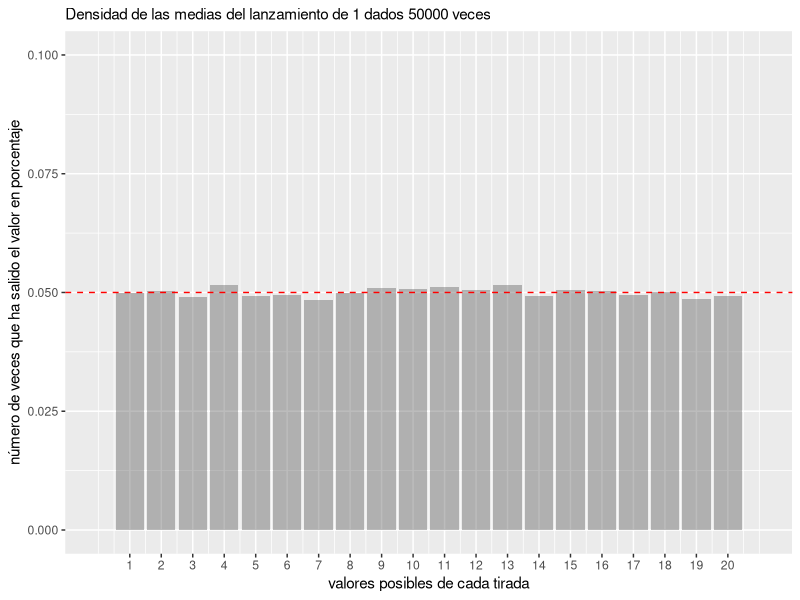
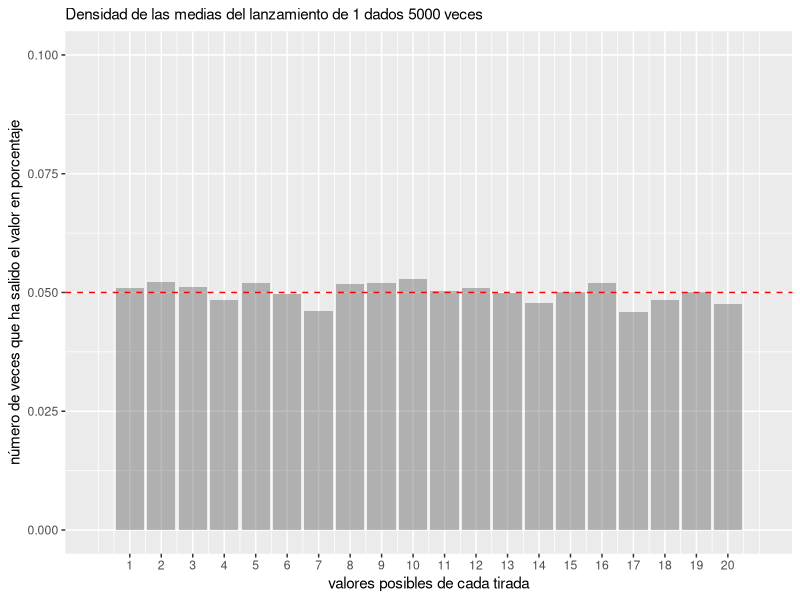
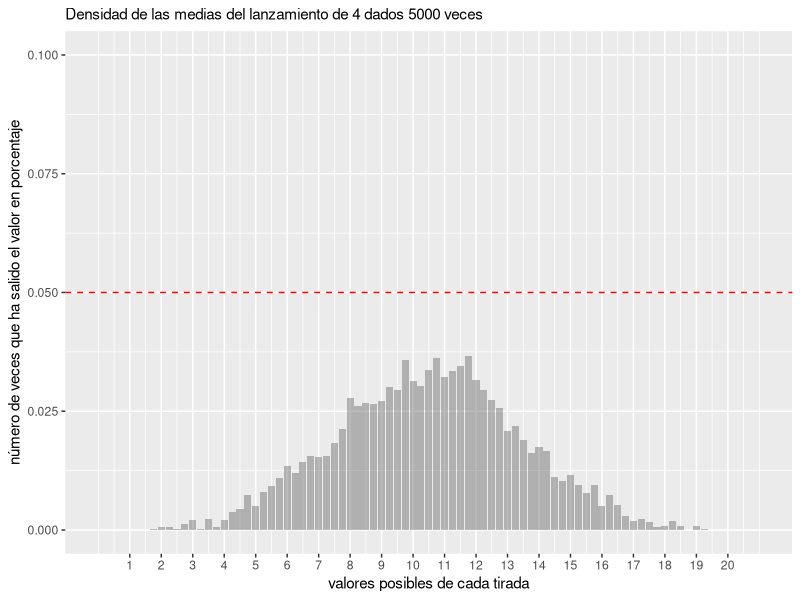
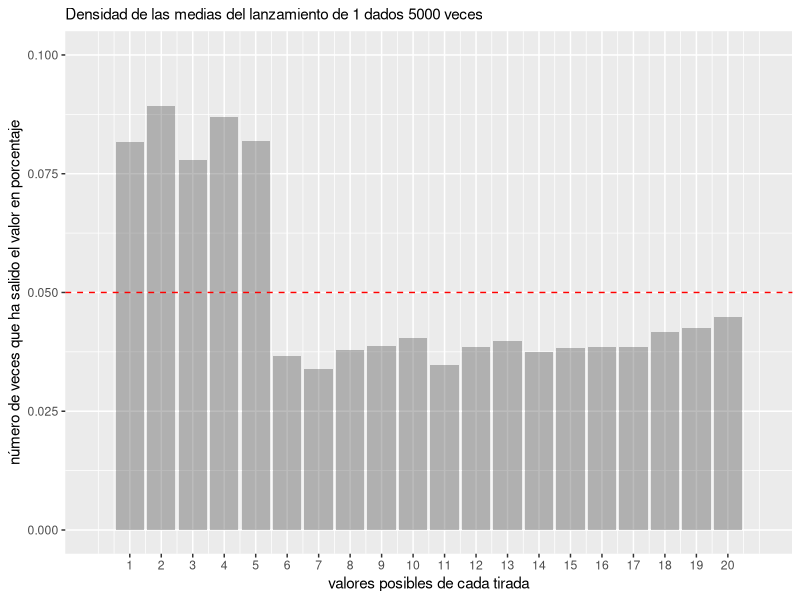
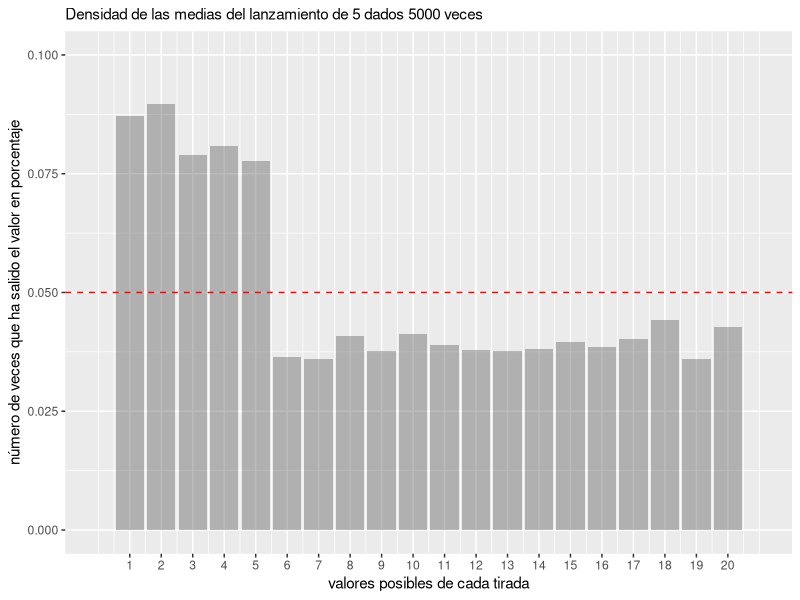

The R script that drew these images, in order:
## ---- chunk 1
# Carga paquetes necesarios
require(ggplot2)
require(stringr)
require(plyr)

## ---- chunk 2
# Crea la función aquí

# m = numero de veces lanzado el dado
# n = numero de dados lanzados
roll <- function(m, n){
  set.seed(1234)
  means <- plyr::ldply(1:m, function(x){
    return(mean(sample(1:20, n, replace = TRUE)))
  }) 
}

## ---- chunk 3
# Crea el gráfico aquí

# Lanzamiento de 1 dado 10.000 veces
n_ <- 1
m_ <- 50000

g <- ggplot(roll(m = m_, n = n_),
            mapping = aes(x = V1)) +
  labs(
    subtitle = str_interp('Densidad de las medias del lanzamiento de ${n_} dados ${m_} veces'),
    x = 'valores posibles de cada tirada',
    y = 'número de veces que ha salido el valor en porcentaje'
  ) +
  geom_bar(aes(y = ..prop..), alpha = 0.4) +
  scale_x_continuous(
    breaks = 1:20,
    lim =  c(0, 21)
  ) +
  lims(
    y = c(0,0.1)
  ) +
  geom_hline(yintercept = 0.05, linetype = "dashed", color = "red")

g


## ---- chunk 4
# Crea el gráfico aquí

n_2 <- 1
m_2 <- 5000

g2 <- ggplot(roll(m = m_2, n = n_2),
            mapping = aes(x = V1)) +
  labs(
    subtitle = str_interp('Densidad de las medias del lanzamiento de ${n_2} dados ${m_2} veces'),
    x = 'valores posibles de cada tirada',
    y = 'número de veces que ha salido el valor en porcentaje'
  ) +
  geom_bar(aes(y = ..prop..), alpha = 0.4) +
  scale_x_continuous(
    breaks = 1:20,
    lim =  c(0, 21)
  ) +
  lims(
    y = c(0,0.1)
  ) +
  geom_hline(yintercept = 0.05, linetype = "dashed", color = "red")

g2


## ---- chunk 5
# Crea el gráfico aquí

n_3 <- 4
m_3 <- 5000

g3 <- ggplot(roll(m = m_3, n = n_3),
            mapping = aes(x = V1)) +
  labs(
    subtitle = str_interp('Densidad de las medias del lanzamiento de ${n_3} dados ${m_3} veces'),
    x = 'valores posibles de cada tirada',
    y = 'número de veces que ha salido el valor en porcentaje'
  ) +
  geom_bar(aes(y = ..prop..), alpha = 0.4) +
  scale_x_continuous(
    breaks = 1:20,
    lim =  c(0, 21)
  ) +
  lims(
    y = c(0,0.1)
  ) +
  geom_hline(yintercept = 0.05, linetype = "dashed", color = "red")

g3

## ---- chunk 6
print("Ambos escenarios son probables, pues con un número de lanzamientos tan elevado, ambos tenderán a buscar un valor promedio cercano de 10. Si tenemos que argumentar ambos escenarios, en el primero, podremos visualizar mayor variabilidad, pues cada tirada depende de un único dado, mientras que en el escenario dos tenderá a apuntalarse los resultados, siendo más estables y concentrada alrededor del valor esperado. Dicho esto, el escenario sería más probable ya que la suma de las puntuaciones es más estable y superior al valor requerido de promedio superior a 5.")

## ---- chunk 7
# Crea la función aquí

loaded_dice <- function(n = 1) {
  faces <- 1:20
  probabilities <- c(rep(2/25, 5), rep(1/25, 15))
  result <- sample(faces, size = n, replace = TRUE, prob = probabilities)
  
  # Devolvuelve un dataframe
  return(data.frame(V1 = result))
}



loaded_dice5 <- function(n = 5) {
  faces <- 1:20
  probabilities <- c(rep(2/25, 5), rep(1/25, 15))
  result <- sample(faces, size = n, replace = TRUE, prob = probabilities)
  
  # Devolvuelve un dataframe
  return(data.frame(V1 = result))
}


## ---- chunk 8
# Crea el gráfico aquí

n_t <- 1
m_t <- 5000

# Convertierte a dataframe
dados_trucados <- data.frame(V1 = loaded_dice(m_t))

# gráfico
d_trucado <- ggplot(dados_trucados,
            mapping = aes(x = V1)) +
  labs(
    subtitle = str_interp('Densidad de las medias del lanzamiento de ${n_t} dados ${m_t} veces'),
    x = 'valores posibles de cada tirada',
    y = 'número de veces que ha salido el valor en porcentaje'
  ) +
  geom_bar(aes(y = ..prop..), alpha = 0.4) +
  scale_x_continuous(
    breaks = 1:20,
    lim =  c(0, 21)
  ) +
  lims(
    y = c(0,0.1)
  ) +
  geom_hline(yintercept = 0.05, linetype = "dashed", color = "red")

# Mostrar gráfico
d_trucado


## ---- chunk 9
# Crea el gráfico aquí

n_t5 <- 5
m_t5 <- 5000

# Obtener resultados del dado trucado y convertirlo a dataframe
dados_trucados <- data.frame(V1 = loaded_dice5(m_t5))

# Crear gráfico
d_trucado5 <- ggplot(dados_trucados,
            mapping = aes(x = V1)) +
  labs(
    subtitle = str_interp('Densidad de las medias del lanzamiento de ${n_t5} dados ${m_t5} veces'),
    x = 'valores posibles de cada tirada',
    y = 'número de veces que ha salido el valor en porcentaje'
  ) +
  geom_bar(aes(y = ..prop..), alpha = 0.4) +
  scale_x_continuous(
    breaks = 1:20,
    lim =  c(0, 21)
  ) +
  lims(
    y = c(0,0.1)
  ) +
  geom_hline(yintercept = 0.05, linetype = "dashed", color = "red")

# Mostrar gráfico
d_trucado5

## ---- chunk 10
print("En este caso es poco probable que ningun escenario gane al final boss, pues la esperanza será inferior a  10, dado que el dado trucado mantiene probabilidades más elevadas en los números 1 al 5. Comentada la baja probabilidad de ambos, el escenario 2 sería más probable, ya que hay menor variabilidad, bajo la premisa que estará centrado en torno un promedio por debajo del umbral, teniendo una probilidad muy baja de ganar.")

